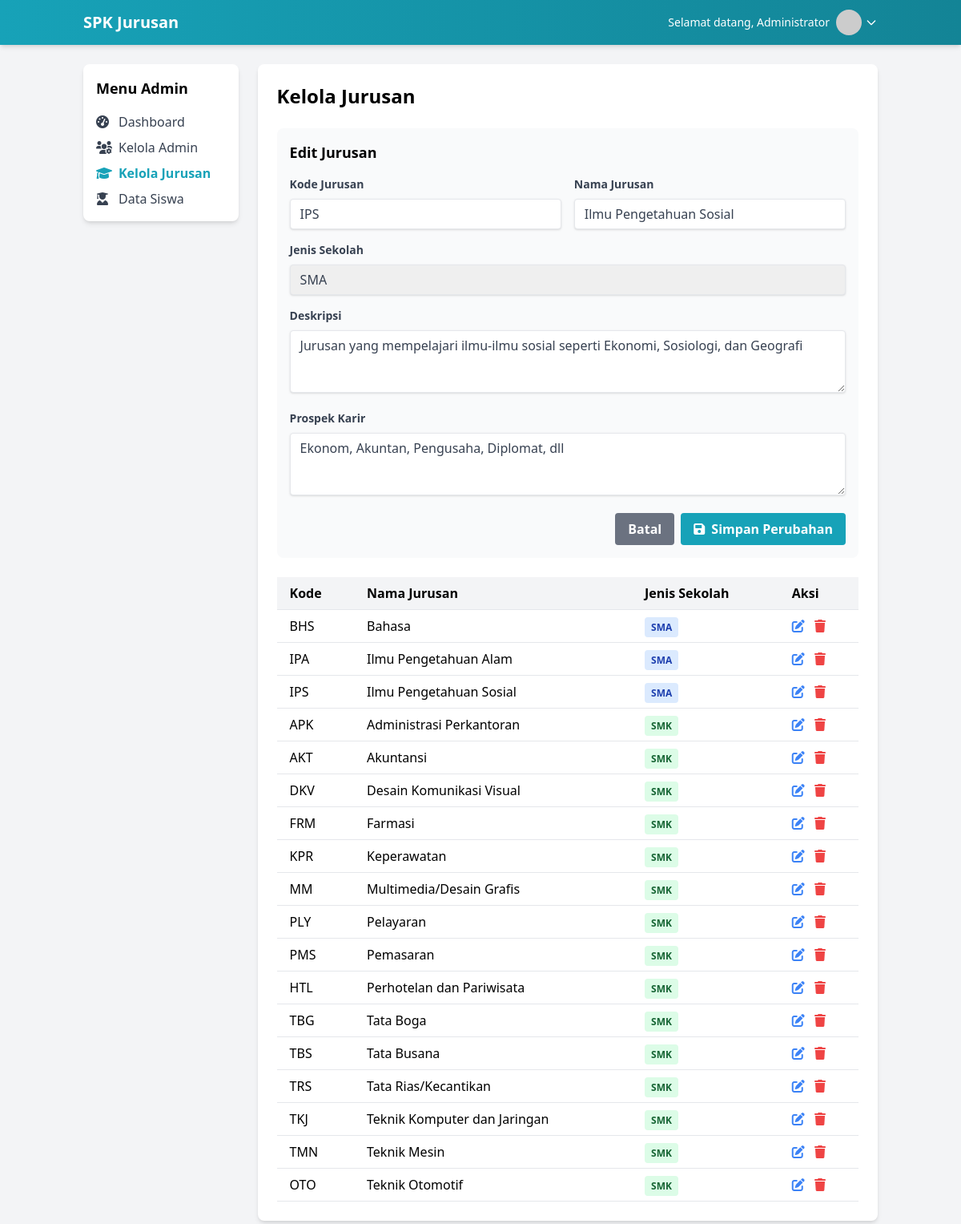
The app's page /admin/manage_jurusan.php?edit=2 (signed in) with its own data.
### tables this page shows
CREATE TABLE jurusan (
    id_jurusan INT AUTO_INCREMENT PRIMARY KEY,
    kode_jurusan VARCHAR(10) NOT NULL,
    nama_jurusan VARCHAR(100) NOT NULL,
    jenis_sekolah ENUM('SMA', 'SMK') NOT NULL,
    deskripsi TEXT,
    prospek_karir TEXT
);

### includes/functions.php (called while the page is built, shortened)
<?php
require_once __DIR__ . '/../config/database.php';
function getJurusanById($id) {
    global $conn;
    $id = (int) $id;
    $query = "SELECT * FROM jurusan WHERE id_jurusan = $id";
    $result = mysqli_query($conn, $query);
    return mysqli_fetch_assoc($result);
}
?>

### admin/manage_jurusan.php (the view, shortened to what this page needs)
<?php
require_once '../includes/functions.php';
$query = "SELECT * FROM jurusan ORDER BY jenis_sekolah, nama_jurusan";
$result = mysqli_query($conn, $query);
$jurusan = [];
while ($row = mysqli_fetch_assoc($result)) {
    $jurusan[] = $row;
}
$edit_jurusan = null;
if (isset($_GET['edit'])) {
    $id_jurusan = (int) $_GET['edit'];
    $edit_jurusan = getJurusanById($id_jurusan);
}
?>
<!DOCTYPE html>
<html lang="id">
<head>
    <script src="https://cdn.tailwindcss.com"></script>
    <link rel="stylesheet" href="https://cdnjs.cloudflare.com/ajax/libs/font-awesome/6.0.0-beta3/css/all.min.css">
</head>
<body class="bg-gray-100">
    <nav class="bg-gradient-to-r from-primary to-secondary text-white shadow-md">
        <div class="container mx-auto px-4 py-3">
            <div class="flex justify-between items-center">
                <div class="flex items-center">
                    <a href="dashboard.php" class="text-xl font-bold">SPK Jurusan</a>
                </div>
                <div class="flex items-center space-x-2">
                    <span class="text-sm hidden md:inline">Selamat datang, <?php echo $_SESSION['admin_name']; ?></span>
                    <div class="relative group">
                        <button class="flex items-center focus:outline-none">
                            <img src="https://ui-avatars.com/api/?name=<?php echo urlencode($_SESSION['admin_name']); ?>&background=random" alt="Profile" class="w-8 h-8 rounded-full">
                            <svg class="w-4 h-4 ml-1" fill="none" stroke="currentColor" viewBox="0 0 24 24" xmlns="http://www.w3.org/2000/svg"><path stroke-linecap="round" stroke-linejoin="round" stroke-width="2" d="M19 9l-7 7-7-7"></path></svg>
                        </button>
                    </div>
                </div>
            </div>
        </div>
    </nav>
    <div class="container mx-auto px-4 py-6">
        <div class="flex flex-col md:flex-row gap-6">
            <div class="w-full md:w-1/4 lg:w-1/5">
                <div class="bg-white rounded-lg shadow-md p-4">
                    <h5 class="font-bold text-lg mb-4">Menu Admin</h5>
                    <ul class="space-y-2">
                        <li>
                            <a href="dashboard.php" class="flex items-center text-gray-700 hover:text-primary">
                                <i class="fas fa-tachometer-alt w-5"></i>
                                <span class="ml-2">Dashboard</span>
                            </a>
                        </li>
                        <li>
                            <a href="manage_admin.php" class="flex items-center text-gray-700 hover:text-primary">
                                <i class="fas fa-users-cog w-5"></i>
                                <span class="ml-2">Kelola Admin</span>
                            </a>
                        </li>
                        <li>
                            <a href="manage_jurusan.php" class="flex items-center text-primary font-bold">
                                <i class="fas fa-graduation-cap w-5"></i>
                                <span class="ml-2">Kelola Jurusan</span>
                            </a>
                        </li>
                        <li>
                            <a href="manage_siswa.php" class="flex items-center text-gray-700 hover:text-primary">
                                <i class="fas fa-user-graduate w-5"></i>
                                <span class="ml-2">Data Siswa</span>
                            </a>
                        </li>
                    </ul>
                </div>
            </div>
            <div class="w-full md:w-3/4 lg:w-4/5">
                <div class="bg-white rounded-lg shadow-md p-6">
                    <h2 class="text-2xl font-bold mb-6">Kelola Jurusan</h2>
                    <div class="bg-gray-50 p-4 rounded-lg mb-6">
                        <h3 class="text-lg font-bold mb-4"><?php echo $edit_jurusan ? 'Edit Jurusan' : 'Tambah Jurusan Baru'; ?></h3>
                        <form method="post" action="">
                            <div class="grid grid-cols-1 md:grid-cols-2 gap-4 mb-4">
                                <div>
                                    <label for="kode_jurusan" class="block text-gray-700 text-sm font-bold mb-2">Kode Jurusan</label>
                                    <input type="text" id="kode_jurusan" name="kode_jurusan" class="shadow appearance-none border rounded w-full py-2 px-3 text-gray-700 leading-tight focus:outline-none focus:shadow-outline" value="<?php echo $edit_jurusan ? $edit_jurusan['kode_jurusan'] : ''; ?>" required>
                                </div>
                                <div>
                                    <label for="nama_jurusan" class="block text-gray-700 text-sm font-bold mb-2">Nama Jurusan</label>
                                    <input type="text" id="nama_jurusan" name="nama_jurusan" class="shadow appearance-none border rounded w-full py-2 px-3 text-gray-700 leading-tight focus:outline-none focus:shadow-outline" value="<?php echo $edit_jurusan ? $edit_jurusan['nama_jurusan'] : ''; ?>" required>
                                </div>
                            </div>
                            <div class="mb-4">
                                <label for="jenis_sekolah" class="block text-gray-700 text-sm font-bold mb-2">Jenis Sekolah</label>
                                <select id="jenis_sekolah" name="jenis_sekolah" class="shadow appearance-none border rounded w-full py-2 px-3 text-gray-700 leading-tight focus:outline-none focus:shadow-outline" required>
                                    <option value="SMA" <?php echo ($edit_jurusan && $edit_jurusan['jenis_sekolah'] == 'SMA') ? 'selected' : ''; ?>>SMA</option>
                                </select>
                            </div>
                            <div class="mb-4">
                                <label for="deskripsi" class="block text-gray-700 text-sm font-bold mb-2">Deskripsi</label>
                                <textarea id="deskripsi" name="deskripsi" rows="3" class="shadow appearance-none border rounded w-full py-2 px-3 text-gray-700 leading-tight focus:outline-none focus:shadow-outline"><?php echo $edit_jurusan ? $edit_jurusan['deskripsi'] : ''; ?></textarea>
                            </div>
                            <div class="mb-4">
                                <label for="prospek_karir" class="block text-gray-700 text-sm font-bold mb-2">Prospek Karir</label>
                                <textarea id="prospek_karir" name="prospek_karir" rows="3" class="shadow appearance-none border rounded w-full py-2 px-3 text-gray-700 leading-tight focus:outline-none focus:shadow-outline"><?php echo $edit_jurusan ? $edit_jurusan['prospek_karir'] : ''; ?></textarea>
                            </div>
                            <div class="flex items-center justify-end">
                                <?php if ($edit_jurusan): ?>
                                <a href="manage_jurusan.php" class="bg-gray-500 hover:bg-gray-700 text-white font-bold py-2 px-4 rounded focus:outline-none focus:shadow-outline mr-2">Batal</a>
                                <button type="submit" name="edit_jurusan" class="bg-primary hover:bg-secondary text-white font-bold py-2 px-4 rounded focus:outline-none focus:shadow-outline">
                                    <i class="fas fa-save mr-1"></i> Simpan Perubahan
                                </button>
                                <?php else: ?>
                                <button type="submit" name="add_jurusan" class="bg-primary hover:bg-secondary text-white font-bold py-2 px-4 rounded focus:outline-none focus:shadow-outline">
                                    <i class="fas fa-plus mr-1"></i> Tambah Jurusan
                                </button>
                                <?php endif; ?>
                            </div>
                        </form>
                    </div>
                    <div class="overflow-x-auto">
                        <table class="min-w-full bg-white">
                            <thead class="bg-gray-100">
                                <tr>
                                    <th class="py-2 px-4 border-b text-left">Kode</th>
                                    <th class="py-2 px-4 border-b text-left">Nama Jurusan</th>
                                    <th class="py-2 px-4 border-b text-left">Jenis Sekolah</th>
                                    <th class="py-2 px-4 border-b text-left">Aksi</th>
                                </tr>
                            </thead>
                            <tbody>
                                <?php if (count($jurusan) > 0): ?>
                                    <?php foreach ($jurusan as $j): ?>
                                    <tr class="hover:bg-gray-50">
                                        <td class="py-2 px-4 border-b"><?php echo $j['kode_jurusan']; ?></td>
                                        <td class="py-2 px-4 border-b"><?php echo $j['nama_jurusan']; ?></td>
                                        <td class="py-2 px-4 border-b">
                                            <span class="px-2 py-1 rounded text-xs font-semibold <?php echo $j['jenis_sekolah'] == 'SMA' ? 'bg-blue-100 text-blue-800' : 'bg-green-100 text-green-800'; ?>">
                                                <?php echo $j['jenis_sekolah']; ?>
                                            </span>
                                        </td>
                                        <td class="py-2 px-4 border-b">
                                            <a href="?edit=<?php echo $j['id_jurusan']; ?>" class="text-blue-500 hover:text-blue-700 mr-2">
                                                <i class="fas fa-edit"></i>
                                            </a>
                                            <a href="javascript:void(0)" onclick="confirmDelete(<?php echo $j['id_jurusan']; ?>)" class="text-red-500 hover:text-red-700">
                                                <i class="fas fa-trash"></i>
                                            </a>
                                        </td>
                                    </tr>
                                    <?php endforeach; ?>
                                <?php else: ?>
                                    <tr>
                                        <td colspan="4" class="py-4 px-4 text-center text-gray-500">Tidak ada data jurusan</td>
                                    </tr>
                                <?php endif; ?>
                            </tbody>
                        </table>
                    </div>
                </div>
            </div>
        </div>
    </div>
</body>
</html>

### records on screen
jurusan: kode_jurusan "IPS", nama_jurusan "Ilmu Pengetahuan Sosial", jenis_sekolah "SMA", deskripsi "Jurusan yang mempelajari ilmu-ilmu sosial seperti Ekonomi, Sosiologi, dan Geografi", prospek_karir "Ekonom, Akuntan, Pengusaha, Diplomat, dll"
jurusan: kode_jurusan "BHS", nama_jurusan "Bahasa", jenis_sekolah "SMA"
jurusan: kode_jurusan "IPA", nama_jurusan "Ilmu Pengetahuan Alam", jenis_sekolah "SMA"
jurusan: kode_jurusan "APK", nama_jurusan "Administrasi Perkantoran", jenis_sekolah "SMK"
jurusan: kode_jurusan "AKT", nama_jurusan "Akuntansi", jenis_sekolah "SMK"
jurusan: kode_jurusan "DKV", nama_jurusan "Desain Komunikasi Visual", jenis_sekolah "SMK"
jurusan: kode_jurusan "FRM", nama_jurusan "Farmasi", jenis_sekolah "SMK"
jurusan: kode_jurusan "KPR", nama_jurusan "Keperawatan", jenis_sekolah "SMK"
jurusan: kode_jurusan "MM", nama_jurusan "Multimedia/Desain Grafis", jenis_sekolah "SMK"
jurusan: kode_jurusan "PLY", nama_jurusan "Pelayaran", jenis_sekolah "SMK"
jurusan: kode_jurusan "PMS", nama_jurusan "Pemasaran", jenis_sekolah "SMK"
jurusan: kode_jurusan "HTL", nama_jurusan "Perhotelan dan Pariwisata", jenis_sekolah "SMK"
jurusan: kode_jurusan "TBG", nama_jurusan "Tata Boga", jenis_sekolah "SMK"
jurusan: kode_jurusan "TBS", nama_jurusan "Tata Busana", jenis_sekolah "SMK"
jurusan: kode_jurusan "TRS", nama_jurusan "Tata Rias/Kecantikan", jenis_sekolah "SMK"
jurusan: kode_jurusan "TKJ", nama_jurusan "Teknik Komputer dan Jaringan", jenis_sekolah "SMK"
jurusan: kode_jurusan "TMN", nama_jurusan "Teknik Mesin", jenis_sekolah "SMK"
jurusan: kode_jurusan "OTO", nama_jurusan "Teknik Otomotif", jenis_sekolah "SMK"

### other values on screen
$_SESSION['admin_name'] "Administrator"
